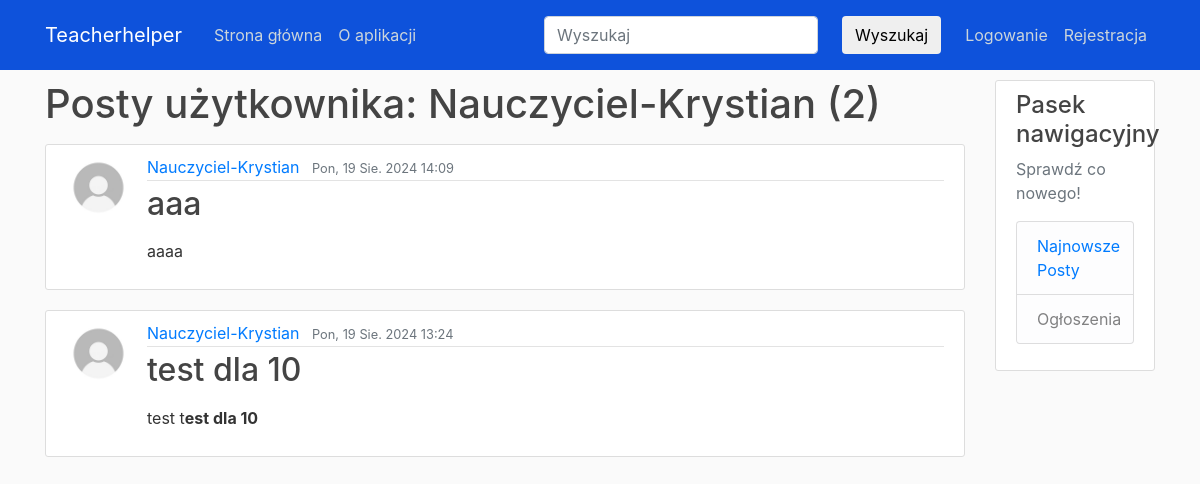
The app's page /user/Nauczyciel-Krystian, older data.
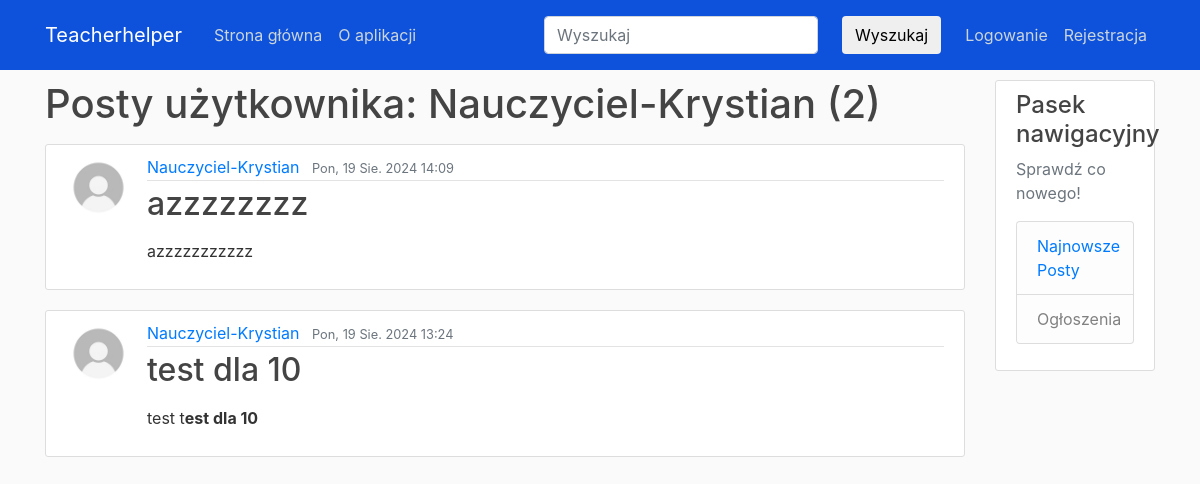
The same page, newer data.
### blog/models.py (models this page shows, shortened)
class Post(models.Model):
    title = models.CharField(max_length=100, verbose_name='Temat zajęć: ')
    content = models.TextField(verbose_name='Materiały (linki, ciekawostki itp.): ')
    uploaded_file = models.FileField(null=True, blank=True, upload_to='uploaded_files/',
                                     verbose_name='Dodaj jeden plik o dowolnym formacie lub paczkę w formacie .zip/.rar/.7z/.tar : ')
    visibility = models.BooleanField(verbose_name='Gdy zaznaczone - post będzie publiczny', default=True)
    date_posted = models.DateTimeField(default=timezone.now)
    author = models.ForeignKey(User, on_delete=models.CASCADE)
    group = models.ForeignKey(Group, on_delete=models.SET_NULL, null=True, blank=True,
                              verbose_name='Grupa nauczycielska')
    co_creation_enabled = models.BooleanField(default=False, verbose_name="Włącz współtworzenie")
    co_creation_mode = models.CharField(
        max_length=10,
        choices=[('open', 'Otwarta'), ('closed', 'Zamknięta')],
        default='open',
        verbose_name='Tryb współtworzenia'
    )
    co_creation_group = models.ForeignKey(Group, on_delete=models.SET_NULL, null=True, blank=True,
                                          related_name='co_creation_group', verbose_name='Grupa współtworząca')

### users/models.py (models this page shows, shortened)
class Profile(models.Model):
    user = models.OneToOneField(User, on_delete=models.CASCADE)
    image = models.ImageField(default='default.jpg', upload_to='profile_pics', verbose_name='Avatar')

### blog/views.py (the view)
# urls.py: path('user/<username>', UserPostListView.as_view(), name='user-posts'),
class UserPostListView(ListView):
    model = Post
    template_name = 'blog/user_posts.html'
    context_object_name = 'posts'
    ordering = ['-date_posted']
    paginate_by = 5
    def get_queryset(self):
        if Post.visibility:
            user = get_object_or_404(User, username=self.kwargs.get('username'))
            return Post.objects.filter(author=user).order_by('-date_posted')

### blog/templates/blog/user_posts.html (shortened to what this page needs)
{% extends "blog/base.html" %}
{% block content %}
    <h1 class="mb-3">Posty użytkownika: {{ view.kwargs.username }} ({{ page_obj.paginator.count }})</h1>
    {% for post in posts %}
        {% if post.visibility %}
            <article class="media content-section">
                <img class="rounded-circle article-img" src="{{ post.author.profile.image.url }}">
                <div class="media-body">
                    <div class="article-metadata">
                        <a class="mr-2" href="{% url 'user-posts' post.author.username %}">{{ post.author }}</a>
                        <small class="text-muted">{{ post.date_posted|date:'D, d N Y H:i' }}</small>
                    </div>
                    <h2><a class="article-title" href="{% url 'post-detail' post.id %}">{{ post.title }}</a></h2>
                    <p class="article-content">{{ post.content|safe }}</p>
                </div>
            </article>
        {% endif %}
    {% endfor %}
{% endblock content %}

Row changes from the older to the newer data that the page shows:
changed Post: title "aaa" → "azzzzzzzz"; content "aaaa" → "azzzzzzzzzzz"
